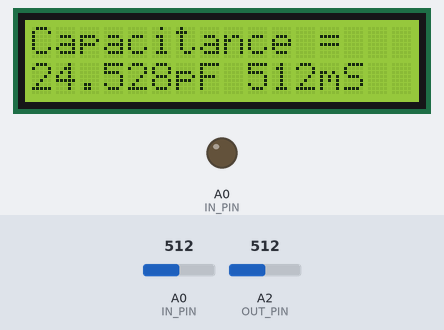
This sketch was run on a simulated Arduino Uno, built with avr-gcc and run on an emulated ATmega328P. On the bench: 16×2 character LCD, output pins drawn as LEDs (lit = HIGH). The inputs (shaded band) are chosen by the test bench; at power-on: A0 (IN_PIN) = 512, A2 (OUT_PIN) = 512. Pins used as bus, display or sensor lines are not drawn.

Above: at 1.2 s.
1.3 s: A0 (IN_PIN) set to 992
At 2.7 s:
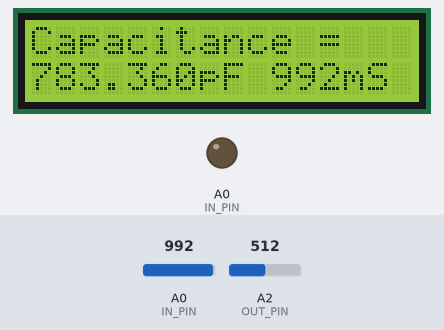
3.5 s: A0 (IN_PIN) set to 1016
At 6.2 s:
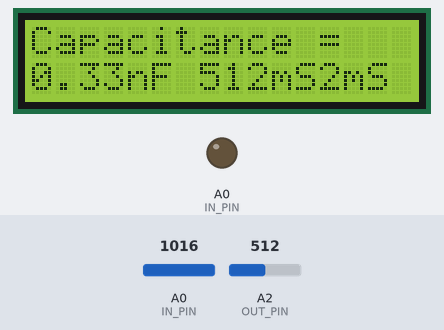
6.5 s: A0 (IN_PIN) set to 716
At 7.7 s:
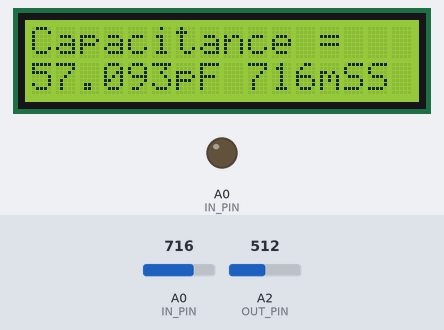
8.5 s: A0 (IN_PIN) set to 1010
At 9.3 s:
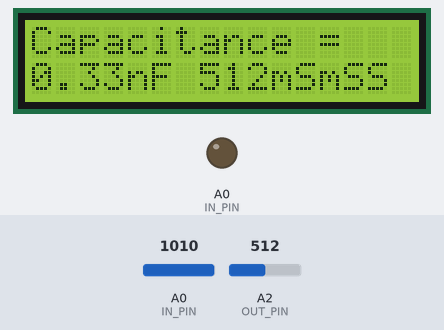
12.5 s: A2 (OUT_PIN) set to 984
At 13.5 s:
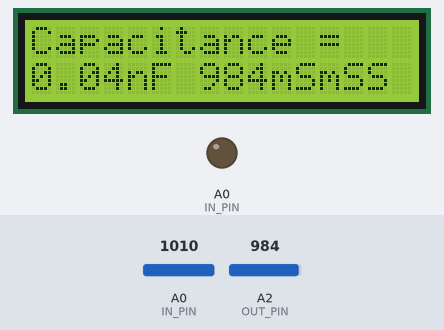
15.5 s: A2 (OUT_PIN) set to 1015
At 17.7 s:
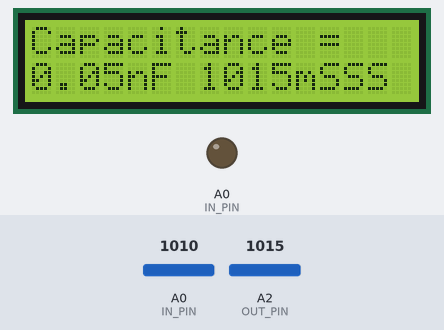
Timing chart, 0 to 19.2 s (numbered marks = the images above; inputs shaded):
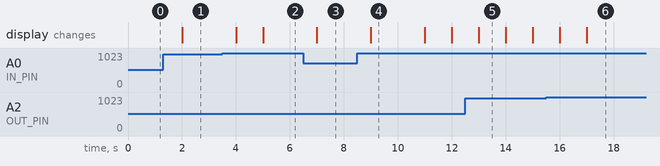

The sketch:

Capacimetro_2_wire_LCD_display.ino
```cpp
#include <LiquidCrystal.h>

LiquidCrystal lcd(12, 11, 5, 4, 3, 2);
const int OUT_PIN = A2;
const int IN_PIN = A0;
const float IN_STRAY_CAP_TO_GND = 24.48;
const float IN_CAP_TO_GND  = IN_STRAY_CAP_TO_GND;
const float R_PULLUP = 34.8;
const int MAX_ADC_VALUE = 1023;

void setup()
{
  pinMode(OUT_PIN, OUTPUT);
  pinMode(IN_PIN, OUTPUT);
  lcd.begin(16, 2);
  }

void loop()
{
    pinMode(IN_PIN, INPUT);
    digitalWrite(OUT_PIN, HIGH);
    int val = analogRead(IN_PIN);
    digitalWrite(OUT_PIN, LOW);

    if (val < 1000)
    {
      pinMode(IN_PIN, OUTPUT);

      float capacitance = (float)val * IN_CAP_TO_GND / (float)(MAX_ADC_VALUE -

val);

      lcd.setCursor(0,0);
      lcd.print(F("Capacitance = "));
      lcd.setCursor(0,1);
      lcd.print(capacitance, 3);
      lcd.print(F("pF "));
      lcd.print(val);
      lcd.print("mS");
    }

    else
    {
      pinMode(IN_PIN, OUTPUT);
      delay(1);
      pinMode(OUT_PIN, INPUT_PULLUP);
      unsigned long u1 = micros();
      unsigned long t;
      int digVal;

      do
      {
        digVal = digitalRead(OUT_PIN);
        unsigned long u2 = micros();
        t = u2 > u1 ? u2 - u1 : u1 - u2;
      }

      while ((digVal < 1) && (t < 400000L));

      pinMode(OUT_PIN, INPUT);
      val = analogRead(OUT_PIN);
      digitalWrite(IN_PIN, HIGH);
      int dischargeTime = (int)(t / 1000L) * 5;
      delay(dischargeTime);
      pinMode(OUT_PIN, OUTPUT);
      digitalWrite(OUT_PIN, LOW);
      digitalWrite(IN_PIN, LOW);

      float capacitance = -(float)t / R_PULLUP
                              / log(1.0 - (float)val / (float)MAX_ADC_VALUE);

      lcd.setCursor(0,0);
      lcd.print(F("Capacitance = "));
      if (capacitance > 1000.0)
      {
        lcd.setCursor(0,1);
        lcd.print(capacitance / 1000.0, 2);
        lcd.print(F("uF "));
        lcd.print(val);
        lcd.print("mS");
      }

      else
      {
        lcd.setCursor(0,1);
        lcd.print(capacitance, 2);
        lcd.print(F("nF "));
        lcd.print(val);
        lcd.print("mS");
      }
  }
    while (millis() % 1000 != 0);
}
```

Measured:
- the behaviour switches between 999 and 1000 on A0 (IN_PIN) (found by bisection; images 1 and 2)
- the behaviour switches between 999 and 1000 on A2 (OUT_PIN) (found by bisection; images 5 and 6)
- after the input at 1.3 s, the display: changes after 0.71 s (image 1)
- after the input at 3.5 s, the display: first changes after 0.51 s (image 2 shows a later state)
- after the input at 6.5 s, the display: changes after 0.50 s (image 3)
- after the input at 8.5 s, the display: changes after 0.51 s (image 4)
- after the input at 12.5 s, the display: changes after 0.51 s (image 5)
- after the input at 15.5 s, the display: first changes after 0.51 s (image 6 shows a later state)
